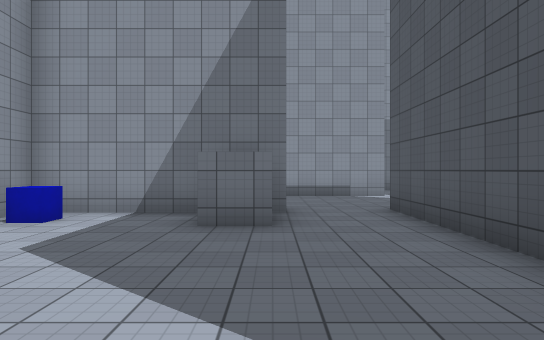
View 1 (above)

24 first-person views from a walk through a 3-D level made in the Unity game engine. The camera is 1.5 m above the floor, looks level and sees 75° across. The floor is counted in squares, 2 m on a side. Each view is taken from the middle of a square. On the plan, view 1 faces up. The plan holds only what a view shows up to about 11 squares ahead; the rest is blank. The place goes on beyond the plan. The player character is not drawn. Surface patterns are stand-ins for the level's own textures.

View 2
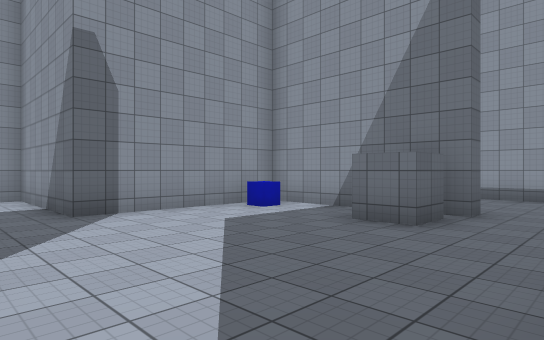

View 3
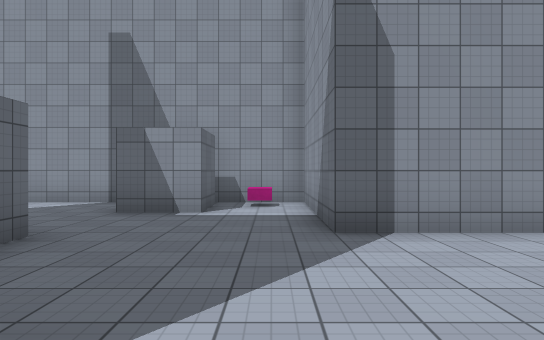

View 4
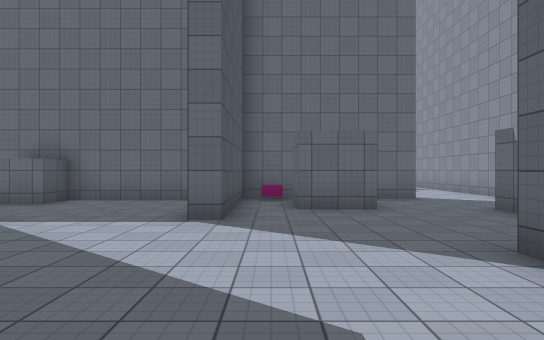

View 5
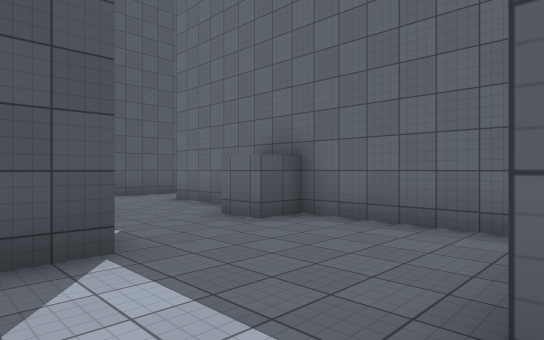

View 6
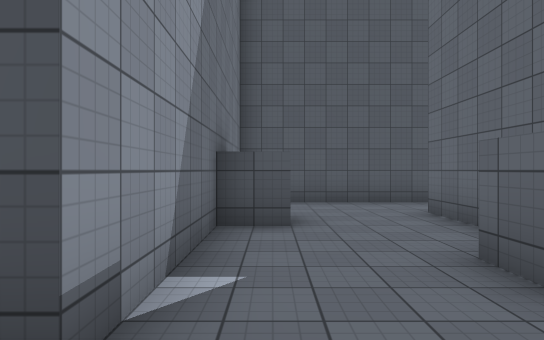

View 7
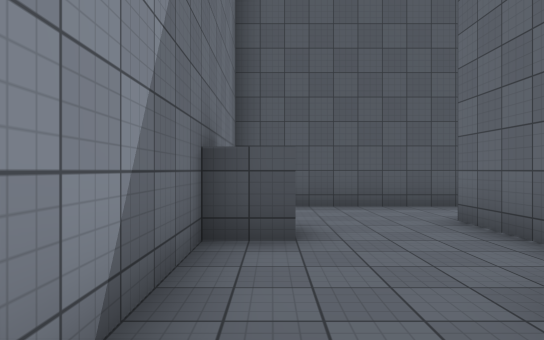

View 8
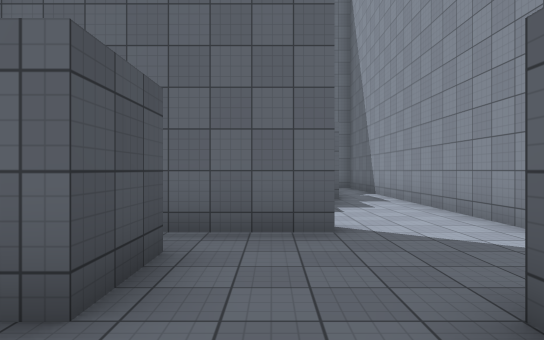

View 9
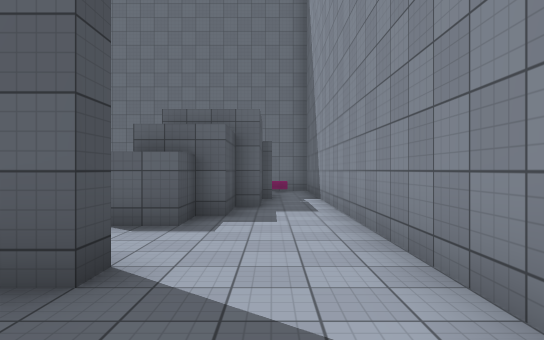

View 10
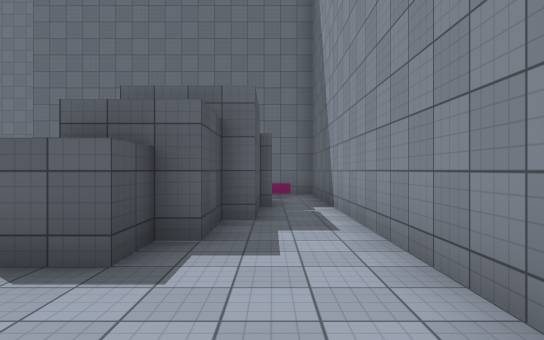

View 11
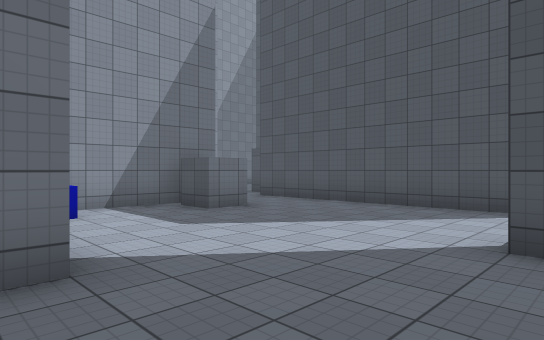

View 12
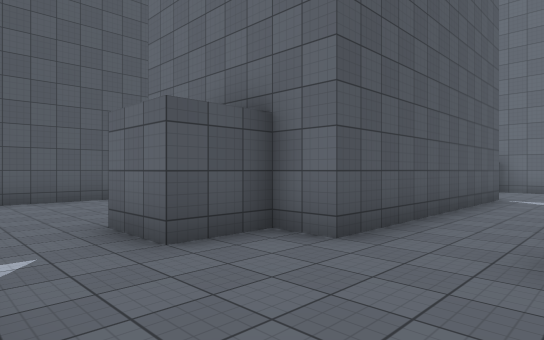

View 13
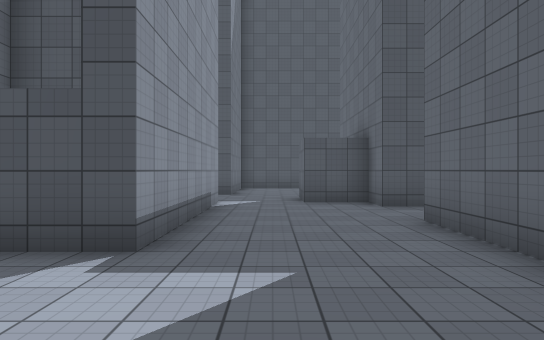

View 14
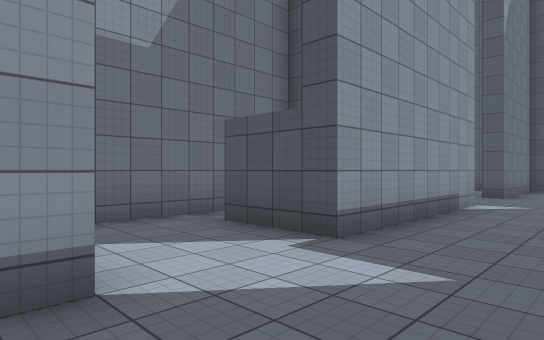

View 15
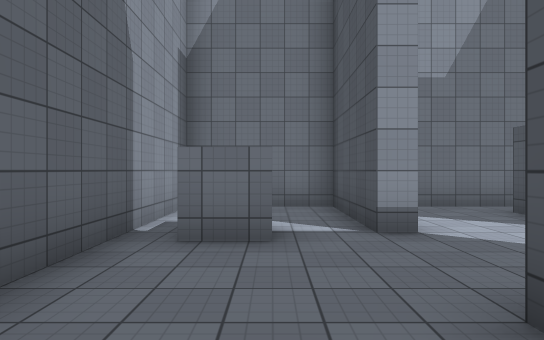

View 16
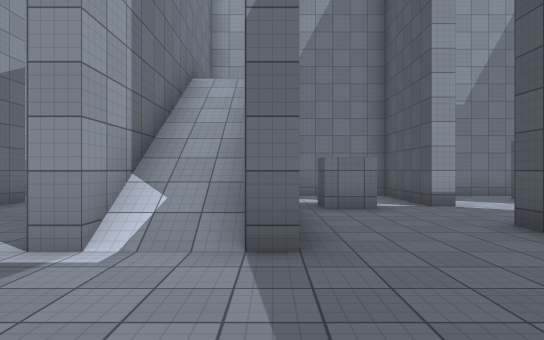

View 17
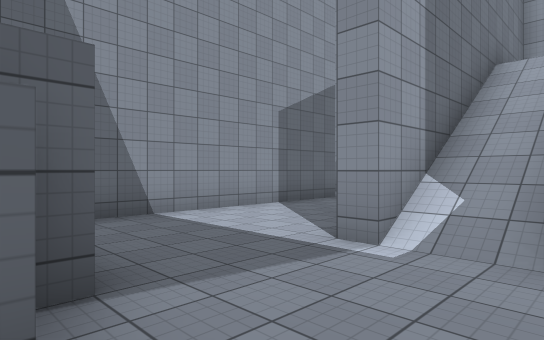

View 18
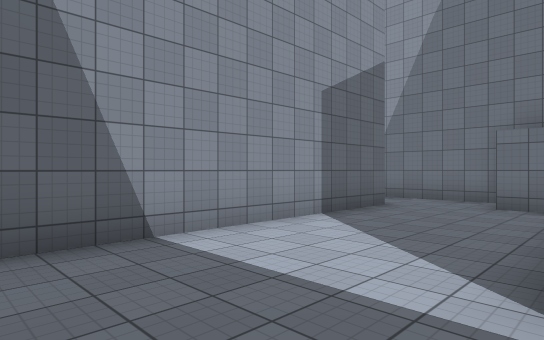

View 19
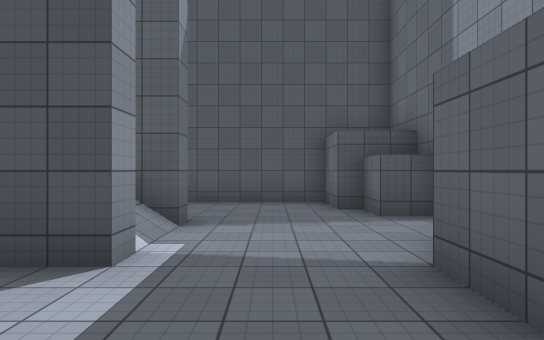

View 20
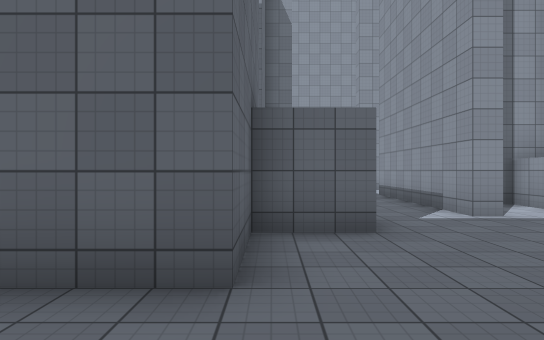

View 21
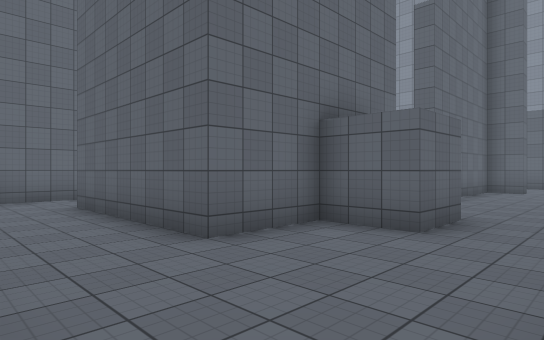

View 22
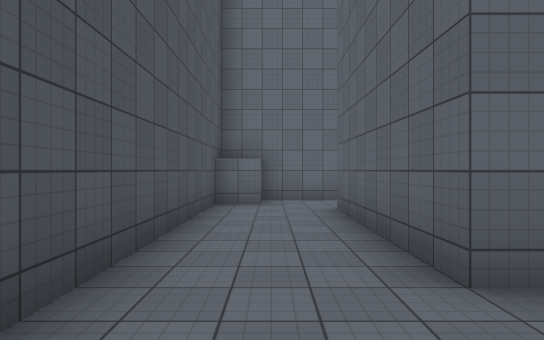

View 23
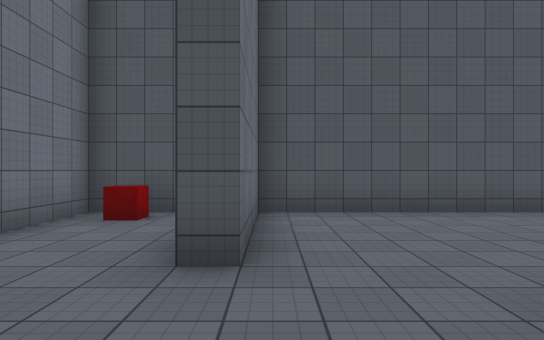

View 24
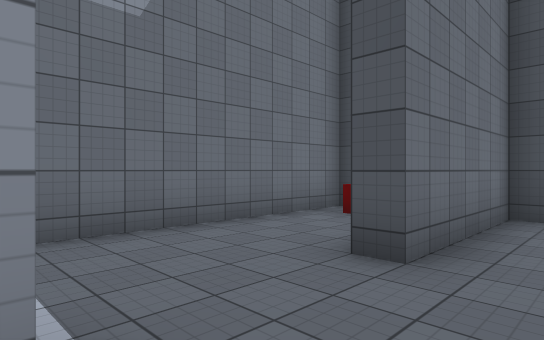

### Floor plan
Points are (right, up) in squares from view 1. A wall is a line through its corners. A room is listed if a view was taken in it or the views show most of it. See-through windows are left out.
Room 1 (views 1, 3, 4, 5, 8, 9, 10, 11)
walls: (-4, -3.2) (-4, -1.7) (-2.5, -1.7) (-2.5, -3); (-7.8, -0.3) (-6.3, -0.3) (-6.3, -1.8); (-5.8, -4.8) (-5.8, -4.3) (-1.3, -4.3) (-1.3, -0.3) (-0.8, -0.3); (-8.3, -2.6) (-8.3, -12.5); (2.3, -0.3) (2.3, 6.7); (0, 5.8) (0, 4.8) (-1, 4.8) (-1, 5.8); (0.3, 6.7) (0.3, 6.2) (-4.2, 6.2) (-4.2, 1.8) (-8.3, 1.8) (-8.3, -0.4); (-6.8, -11.1) (-6.8, -9.2) (-6.3, -9.2) (-6.3, -7.8) (-5.8, -7.8) (-5.8, -6.8) (-4.8, -6.8)
ways out: opening at (0.3, 0) to room 2; opening at (1, 7) to room 3; opening at (-8, -12); opening at (-5, -5.5)
objects: pink block (-8, 1); blue cube (-4, 5)
Room 2 (views 2, 6, 7)
walls: (5.8, -1.2) (5.8, -0.3) (2.3, -0.3); (5.2, -3.8) (7.2, -3.8); (9.2, -4.9) (9.2, -1.4); (-0.1, -3.8) (3, -3.8) (3, -2.8) (4, -2.8)
ways out: opening at (0.3, 0) to room 1; opening at (8.5, -4)
Room 3 (views 12, 13, 14, 23, 24)
walls: (-4.1, 10.2) (-4.7, 10.2) (-4.7, 13.2); (-0.9, 13.2) (-3.2, 13.2); (-3.4, 6.7) (0.3, 6.7); (-6, 9.8) (-7, 9.8); (-4.7, 6.6) (-4.7, 7.8); (3.2, 10.2) (-1.7, 10.2) (-1.7, 12.2); (2.3, 6.7) (3.2, 6.7) (3.2, 8.2) (4.7, 8.2); (-7.7, 12.6) (-7.7, 8.2); (5.8, 10.2) (5.8, 10.8)
ways out: opening at (1, 7) to room 1; opening at (-6.5, 7) to room 4; opening at (4.5, 9.5) to room 5; opening at (4.5, 11)
Room 4 (views 15, 16, 17, 18, 19)
walls: (-11.4, 3.7) (-10.2, 3.7); (-7.6, 6.2) (-8.3, 6.2) (-8.3, 6.9); (-11, 11.8) (-11.8, 11.8); (-13.7, 11.4) (-13.7, 4.4); (-7.2, 2.4) (-7.2, 3.2) (-6.3, 3.2) (-6.3, 3.7) (-4.7, 3.7) (-4.7, 6.6); (-12, 13.2) (-15.2, 13.2); (-8.8, 13.2) (-9.7, 13.2) (-9.7, 6.2) (-10.2, 6.2) (-10.2, 7.1)
ways out: opening at (-6.5, 7) to room 3; opening at (-14, 12.5)
Room 5 (views 20, 21, 22)
walls: (4.7, 8.2) (4.7, 6.7) (6.7, 6.7) (6.7, 2.2); (8.2, 1.2) (9.2, 1.2) (9.2, 10.2) (5.8, 10.2); (6.1, 0.3) (8.2, 0.3)
ways out: opening at (4.5, 9.5) to room 3; opening at (6, 1.5)

Where each view was taken, in squares from view 1:
view 1: 0 up, 0 right, facing up
view 2: 0 up, 2 right, facing up-left
view 3: 1 up, 0 right, facing left
view 4: 5 up, 2 left, facing down
view 5: 1 up, 1 left, facing down-right
view 6: 1 down, 1 right, facing right
view 7: 1 down, 2 right, facing right
view 8: 0 up, 5 left, facing down
view 9: 2 down, 7 left, facing down
view 10: 4 down, 7 left, facing down
view 11: 1 down, 5 left, facing up-right
view 12: 10 up, 0 right, facing down-right
view 13: 9 up, 5 left, facing right
view 14: 8 up, 5 left, facing up-right
view 15: 6 up, 6 left, facing up
view 16: 3 up, 8 left, facing up
view 17: 3 up, 8 left, facing up-left
view 18: 4 up, 10 left, facing up-left
view 19: 5 up, 13 left, facing right
view 20: 7 up, 9 right, facing left
view 21: 10 up, 9 right, facing down-left
view 22: 9 up, 8 right, facing down
view 23: 10 up, 3 right, facing right
view 24: 9 up, 3 right, facing up-right
